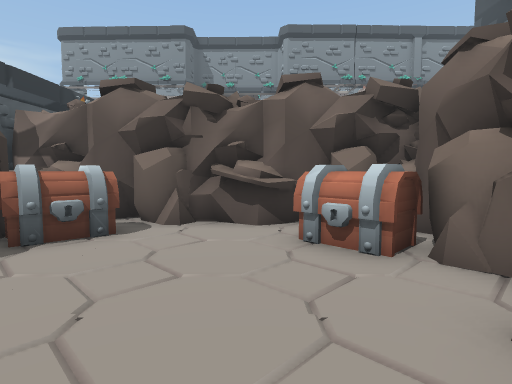
view 1 (above)

22 first-person views from a walk through a scene from a Unity 3-D project. The camera is 1.2 m above the floor, tilts 4° down and sees 80° across. The floor is counted in squares, 1 m on a side. Each view is taken from the middle of a square. On the plan, view 1 faces up. The plan holds only what a view shows up to about 13 squares ahead; the rest is blank. The place goes on beyond the plan. The player is left out. Some animated figures are left out.

view 2
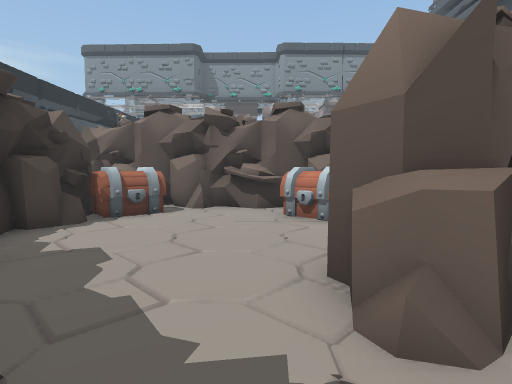

view 3
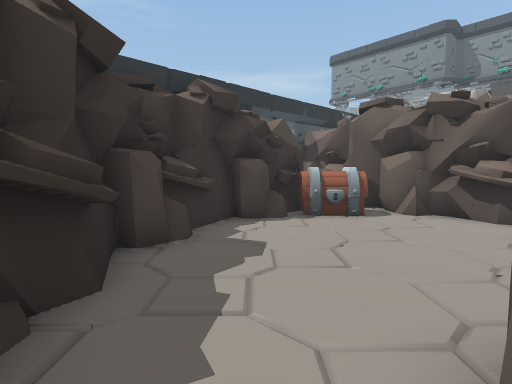

view 4
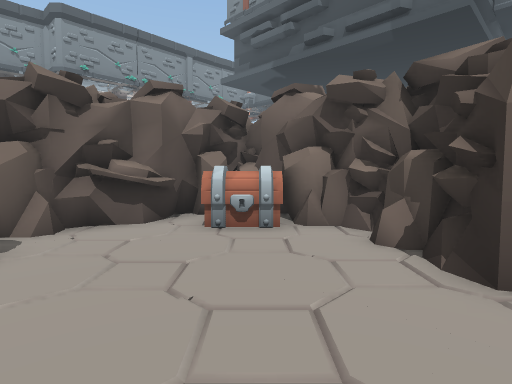

view 5
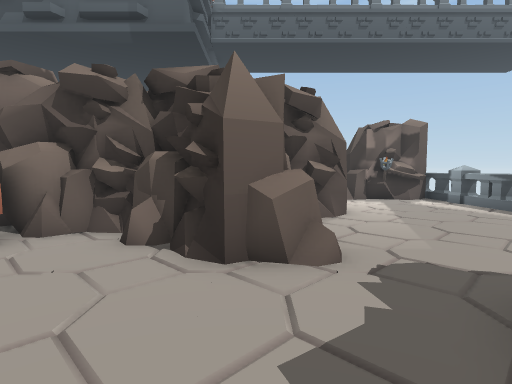

view 6
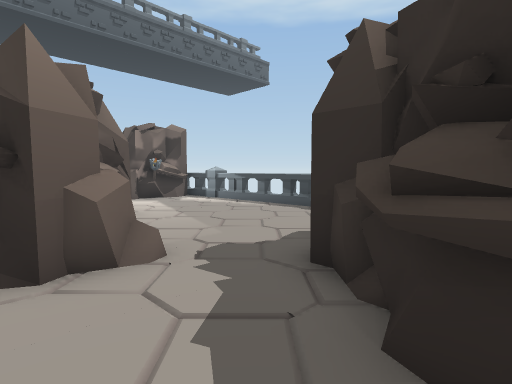

view 7
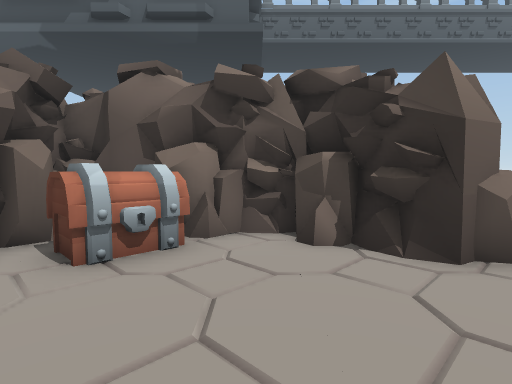

view 8
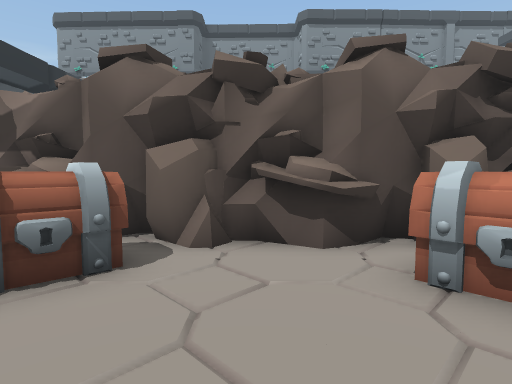

view 9
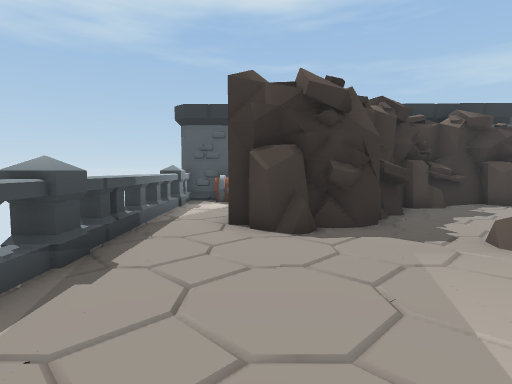

view 10
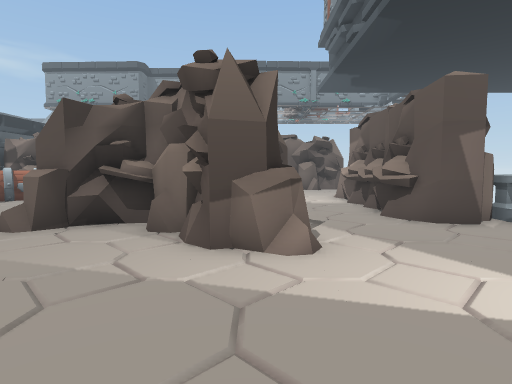

view 11
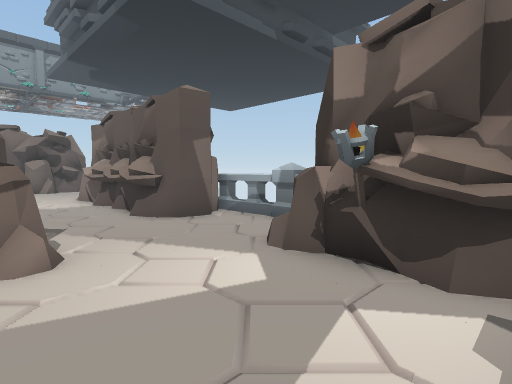

view 12
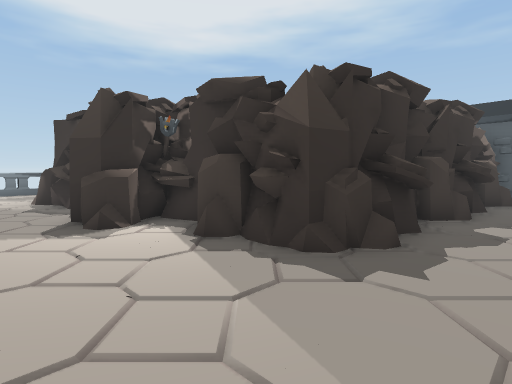

view 13
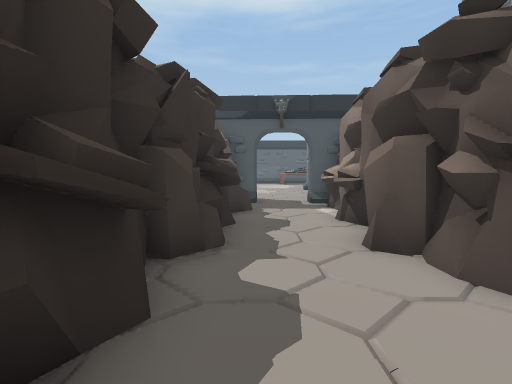

view 14
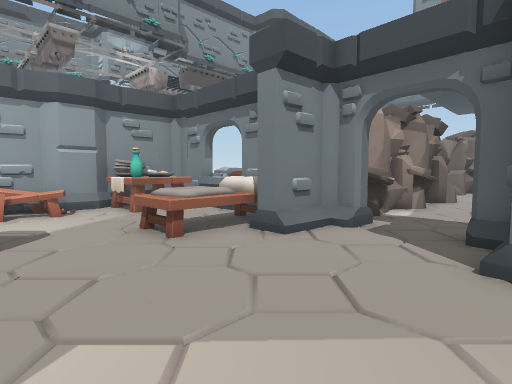

view 15
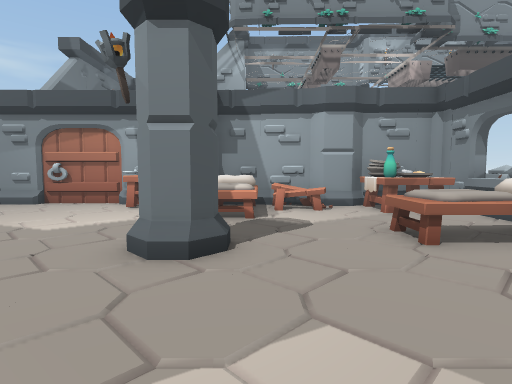

view 16
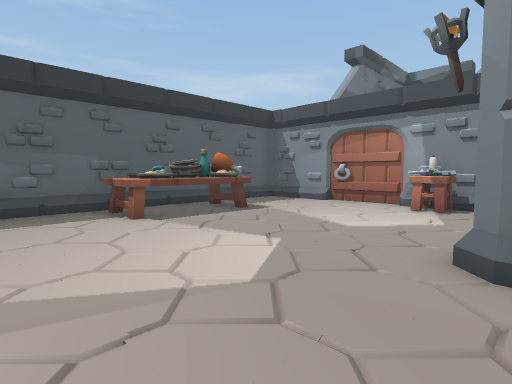

view 17
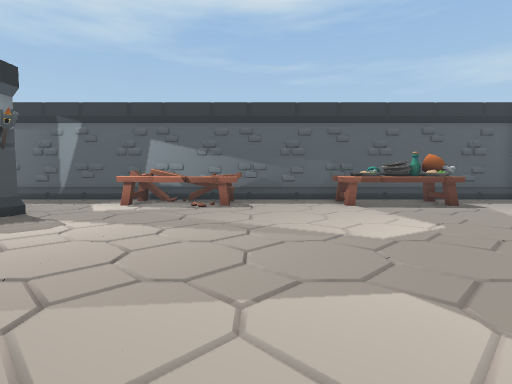

view 18
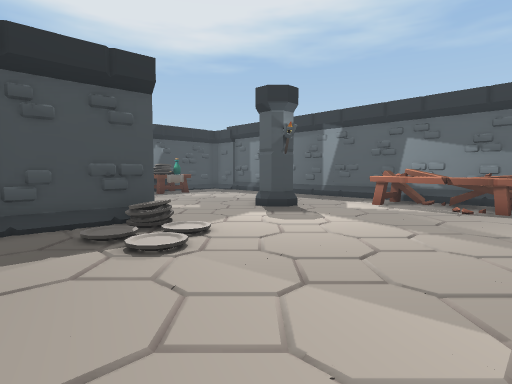

view 19
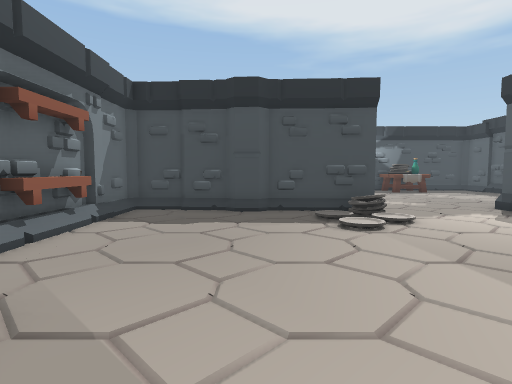

view 20
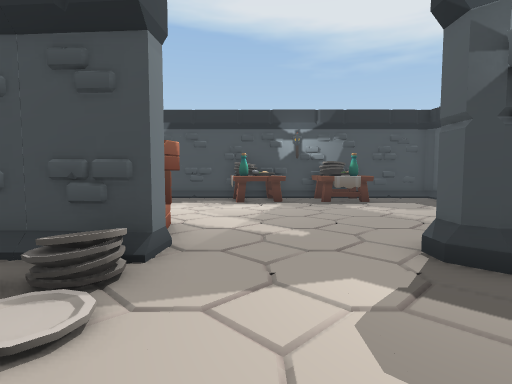

view 21
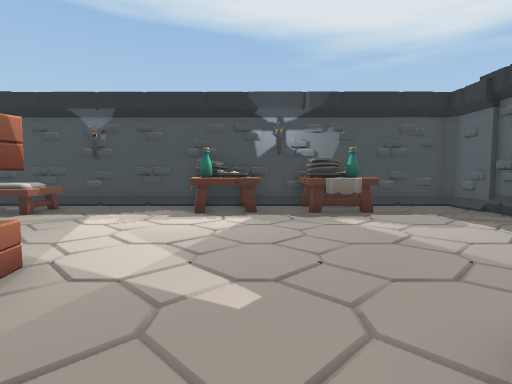

view 22
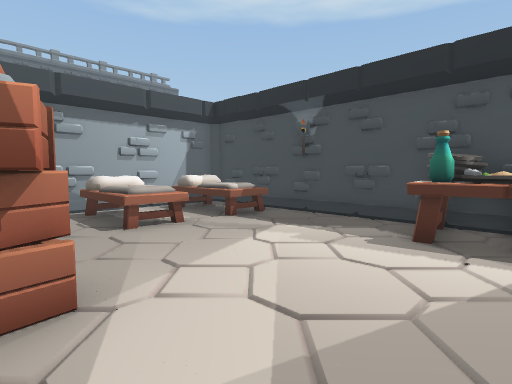

### Floor plan
Key: @ floor where view 1 was taken; # wall or solid block; . floor; / step, stairs or slope; = window, fence, low wall or low ledge; ^ raised ledge; C chest; T torch; B barrier; A table; E bed; P pillar; R crate; O other object.
Columns run from 24 left of view 1 to 12 right of it. Each row starts with its distance up from view 1.
 20 ################## OO
 19 #......OO EEAO.AA# OO
 18 #........ EEAA.AA^#O
 17 #.........EE.....^OO
 16 #AAA.............^ O
 15 # AA..........EEE#
 14 # AA.....PP...EEE#
 13 #AAA......P.....###########
 12 #AAA...............^.#####..
 11 #............................... .
 10 #................#..=.=..........
  9 #...............#############.....
  8 #AAA.............#############....
  7 #AAA.............# ###########....
  6 #AAA.............###CC...CC###=...O
  5 #AAA......./.....###CC...CC###...OOO
  4 #AA.......//.....####.....C#####.OOO
  3 #.........O/.....###.......#####..O
  2 #....P....####PP.###=.....###  ..OO
  1 #..  .....#RP########....####  ..OO B
  0 #.  ......RR       ##...@######=..##B
 -1 #  .......R..       ##^..##.###=....O
 -2    ..............#   ##O.....###....O
 -3   ...........EEEE#    #O............
 -4  ............EEE #     OO.........O
 -5 #........A....EEE#     OO........TO
 -6 #...AA.AAA...EEEE#C..............OOO
 -7 #...AA.AAA....  E#..............OOO
 -8 ##################OOOBBBBBOOBBBBOO

Positions as (right, up) in squares from view 1, and headings:
1: (0, 0), facing up
2: (0, -3), facing up
3: (1, -2), facing up-left
4: (-3, 0), facing up-right
5: (-3, 0), facing right
6: (-3, 1), facing down-right
7: (-3, 3), facing right
8: (-1, 2), facing up
9: (6, -5), facing left
10: (6, -7), facing up
11: (6, -7), facing up-right
12: (9, 11), facing down-left
13: (5, 10), facing left
14: (-13, 9), facing up-right
15: (-13, 9), facing up
16: (-14, 9), facing up-left
17: (-11, 9), facing left
18: (-11, 9), facing down-left
19: (-11, 11), facing down
20: (-16, 6), facing down
21: (-17, 3), facing down
22: (-17, 0), facing down-right
